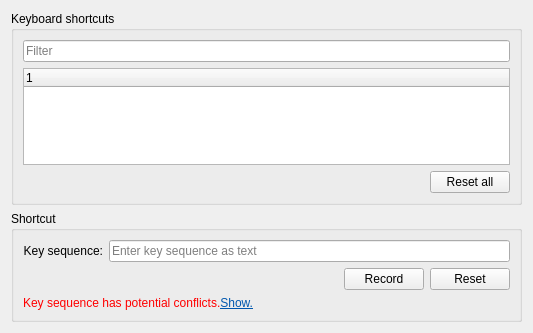
<?xml version="1.0" encoding="UTF-8"?>
<ui version="4.0">
 <class>ShortcutSettingsWidget</class>
 <widget class="QWidget" name="ShortcutSettingsWidget">
  <property name="geometry">
   <rect>
    <x>0</x>
    <y>0</y>
    <width>533</width>
    <height>333</height>
   </rect>
  </property>
  <property name="windowTitle">
   <string>Form</string>
  </property>
  <layout class="QVBoxLayout" name="verticalLayout_3">
   <item>
    <widget class="QGroupBox" name="actionsGroupBox">
     <property name="title">
      <string>Keyboard shortcuts</string>
     </property>
     <layout class="QVBoxLayout" name="verticalLayout">
      <item>
       <widget class="QLineEdit" name="filterLineEdit">
        <property name="placeholderText">
         <string>Filter</string>
        </property>
       </widget>
      </item>
      <item>
       <widget class="QTreeWidget" name="actionsTreeWidget">
        <column>
         <property name="text">
          <string notr="true">1</string>
         </property>
        </column>
       </widget>
      </item>
      <item>
       <layout class="QHBoxLayout" name="resetAllHorizontalLayout">
        <item>
         <spacer name="resetAllHorizontalSpacer">
          <property name="orientation">
           <enum>Qt::Horizontal</enum>
          </property>
          <property name="sizeHint" stdset="0">
           <size>
            <width>388</width>
            <height>20</height>
           </size>
          </property>
         </spacer>
        </item>
        <item>
         <widget class="QPushButton" name="resetAllPushButton">
          <property name="focusPolicy">
           <enum>Qt::NoFocus</enum>
          </property>
          <property name="text">
           <string>Reset all</string>
          </property>
          <property name="autoDefault">
           <bool>false</bool>
          </property>
          <property name="default">
           <bool>false</bool>
          </property>
         </widget>
        </item>
       </layout>
      </item>
     </layout>
    </widget>
   </item>
   <item>
    <widget class="QGroupBox" name="shortcutGroupBox">
     <property name="title">
      <string>Shortcut</string>
     </property>
     <layout class="QVBoxLayout" name="verticalLayout_2">
      <item>
       <layout class="QHBoxLayout" name="keySequenceHorizontalLayout">
        <item>
         <widget class="QLabel" name="keySequenceLabel">
          <property name="text">
           <string>Key sequence:</string>
          </property>
          <property name="alignment">
           <set>Qt::AlignRight|Qt::AlignTrailing|Qt::AlignVCenter</set>
          </property>
         </widget>
        </item>
        <item>
         <widget class="QLineEdit" name="keySequenceLineEdit">
          <property name="placeholderText">
           <string>Enter key sequence as text</string>
          </property>
         </widget>
        </item>
       </layout>
      </item>
      <item>
       <layout class="QHBoxLayout" name="buttonsHorizontalLayout">
        <item>
         <spacer name="buttonsHorizontalSpacer">
          <property name="orientation">
           <enum>Qt::Horizontal</enum>
          </property>
          <property name="sizeHint" stdset="0">
           <size>
            <width>308</width>
            <height>20</height>
           </size>
          </property>
         </spacer>
        </item>
        <item>
         <widget class="ShortcutButton" name="recordPushButton">
          <property name="focusPolicy">
           <enum>Qt::NoFocus</enum>
          </property>
          <property name="text">
           <string>Record</string>
          </property>
          <property name="autoDefault">
           <bool>false</bool>
          </property>
          <property name="default">
           <bool>false</bool>
          </property>
         </widget>
        </item>
        <item>
         <widget class="QPushButton" name="resetPushButton">
          <property name="focusPolicy">
           <enum>Qt::NoFocus</enum>
          </property>
          <property name="text">
           <string>Reset</string>
          </property>
          <property name="autoDefault">
           <bool>false</bool>
          </property>
          <property name="default">
           <bool>false</bool>
          </property>
         </widget>
        </item>
       </layout>
      </item>
      <item>
       <widget class="QLabel" name="warningLabel">
        <property name="text">
         <string>&lt;html&gt;&lt;head/&gt;&lt;body&gt;&lt;p&gt;&lt;span style=&quot; color:#ff0000;&quot;&gt;Key sequence has potential conflicts.&lt;/span&gt;&lt;a href=&quot;#conflicts&quot;&gt;&lt;span style=&quot; text-decoration: underline; color:#0057ae;&quot;&gt;Show.&lt;/span&gt;&lt;/a&gt;&lt;/p&gt;&lt;/body&gt;&lt;/html&gt;</string>
        </property>
        <property name="textFormat">
         <enum>Qt::RichText</enum>
        </property>
       </widget>
      </item>
     </layout>
    </widget>
   </item>
  </layout>
 </widget>
 <customwidgets>
  <customwidget>
   <class>ShortcutButton</class>
   <extends>QPushButton</extends>
   <header location="global">dialogs/shortcut_settings/ShortcutButton.h</header>
  </customwidget>
 </customwidgets>
 <resources/>
 <connections/>
</ui>
